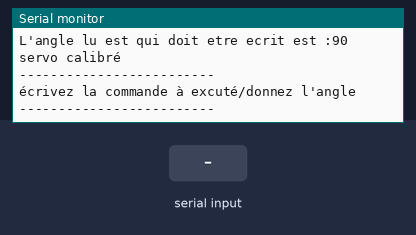
Simulated run of this sketch. Board: Arduino Uno, built for the host (arithmetic inside an expression is 32-bit, double 64-bit). On the bench: the last lines printed to the serial monitor. The test bench sets the inputs (shaded band).

Above: at 5.3 s.
5.4 s: "90,45\n" received over Serial
At 7.6 s:
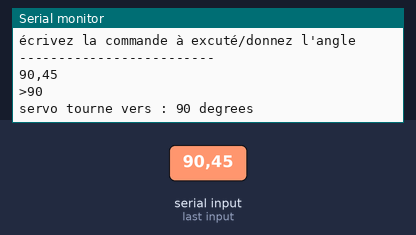
7.9 s: "5\n" received over Serial
At 9.7 s:
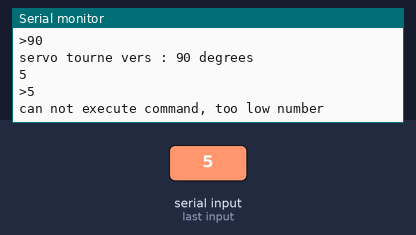

The sketch:

hichemcommanderobot.ino
```cpp
//test d'integration de la classe directement dans le meme fichier sans crée ma bibliotheque servoM a part

#include <Servo.h>

class ServoM : public Servo
{
    int m_pin;
    int m_state;
    int m_angleMin;
    int m_angleMax;
    int m_move;
    Servo hichem;

public:
    construct(int pin, int angleMin, int angleMax)
    {
        Servo hichem;
        m_pin = pin;
        m_angleMin = angleMin;
        m_angleMax = angleMax;
        hichem.attach(pin);
        m_state = 90;
        m_state = hichem.read();
    }
    ServoM(int pin, int angleMin, int angleMax)
    {
        Servo hichem;
        m_pin = pin;
        m_angleMin = angleMin;
        m_angleMax = angleMax;
        m_state = 90;
        hichem.attach(pin);
        // hichem.attach(m_pin);

        m_state = hichem.read();
    }
    void serialEvent()
    {
        int donneesALire = Serial.available();
        if (donneesALire > 0) // si le buffer n'est pas vide
        {
            // Il y a des données, on les lit et on fait du traitement
            Serial.println(donneesALire);
        }

    }
    void getAngleMax(int angle)
    {
        hichem.read();
    }
    void getAngleMin(int angle)
    {
        hichem.read();
    }
    void WRITE_Servo_Angle(int angle)
    {
        hichem.write(angle);
        Serial.println((String)"L'angle lu est qui doit etre ecrit est :" + hichem.read());

    }
    int READ_Servo_Angle() const
    {
        return m_state;
    }
    bool estAllume() const
    {
        if (20 < m_state < 160)
        {
            return true;
        }
        else
        {
            return false;
        }
    }
    void afficherEtat()
    {
        // Serial.println((String)"le servo branché est  : "+ nom_objet);
        Serial.println((String)"branché sur pin : " + m_pin);
        Serial.println((String)"l'angle actuel est de  : " + m_state);
        Serial.println((String)"l'angle minimale : " + m_angleMin);
        Serial.println((String)"l'angle maximale : " + m_angleMax);
    }
    void interaction() {
        for (m_state = 10; m_state <= 180; m_state += 1)
            if (Serial.available())
            {
                String stateString = Serial.readString();
                Serial.println(stateString);
                int state = stateString.toInt();

                if (state < 10)

                {
                    Serial.print(">");
                    Serial.println(state);
                    Serial.println("can not execute command, too low number");

                }

                if (state >= 10 && state < 180)
                {
                    Serial.print(">");
                    Serial.println(state);
                    Serial.print("servo tourne vers : ");
                    Serial.print(state);
                    Serial.println(" degrees");
                    hichem.write(state);
                    delay(1000);
                }

            }
    }
};

//ServoM poignet(5, 50, 110);
ServoM pince(9, 10, 180);

void setup()
{

    Serial.begin(9600);

    while (!Serial);
    Serial.println("-------------------------");
    Serial.println("HICHEM is loading....");
    delay(1000);
    Serial.println("HICHEM loaded succesfully (ca fait style hein ?)");
    Serial.println("-------------------------");
    Serial.println("calibration du servo...(bababa la nasa tremble)");

    pince.WRITE_Servo_Angle(0);
    delay(1000);
    pince.WRITE_Servo_Angle(180);
    delay(1000);
    pince.WRITE_Servo_Angle(90);
    delay(1000);
    Serial.println("servo calibré");
    Serial.println("-------------------------");
    Serial.println("écrivez la commande à excuté/donnez l'angle ");
    Serial.println("-------------------------");
    //pince.afficherEtat();
    // pince.serialEvent();
    //pince.getAngleMax(30);
}

void loop() {
// pince.afficherEtat();
    pince.interaction();
}
```

Measured:
- after the input at 5.4 s, the serial monitor: prints a new line after 1.0 s (image 1)
- after the input at 7.9 s, the serial monitor: prints a new line after 1.0 s (image 2)
